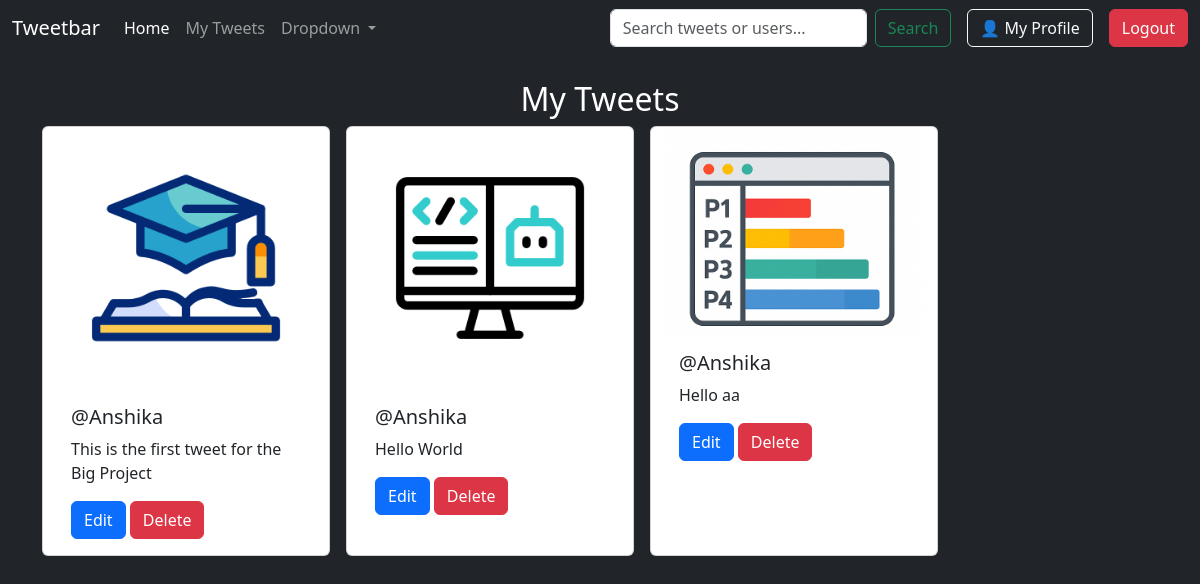
Screenshot of /my-tweets/ (signed in) with the database file from the repository.
### tweet/models.py (models this page shows, shortened)
class Tweet(models.Model):
    user = models.ForeignKey(User, on_delete=models.CASCADE)
    text = models.TextField(max_length = 240)
    photo = models.ImageField(upload_to='photos/', blank=True, null=True)
    created_at = models.DateTimeField(auto_now_add=True)
    updated_at = models.DateTimeField(auto_now=True)

### tweet/views.py (the view)
# urls.py: path('my-tweets/', views.my_tweets, name='my_tweets'),
@login_required
def my_tweets(request):
    tweets = Tweet.objects.filter(user=request.user).order_by('created_at')
    return render(request, 'my_tweets.html', {'tweets': tweets})

### tweet/templates/my_tweets.html (shortened to what this page needs)
{% extends "layout.html" %}
{% block content %}
<h2 class="text-center text-white mt-4">My Tweets</h2>
{% if tweets %}
<div class="container row gap-3">
    {% for tweet in tweets %}
    <div class="card" style="width: 18rem;">
        {% if tweet.photo %}
        <img src="{{ tweet.photo.url }}" class="img-fluid" alt="Tweet Image">
        {% endif %}
        <div class="card-body">
            <h5 class="card-title">@{{ tweet.user.username }}</h5>
            <p class="card-text">{{ tweet.text }}</p>
            <a href="{% url 'tweet_edit' tweet.id %}" class="btn btn-primary">Edit</a>
            <a href="{% url 'tweet_delete' tweet.id %}" class="btn btn-danger">Delete</a>
        </div>
    </div>
    {% endfor %}
</div>
{% else %}
    <h5 class="text-center text-warning mt-4">You haven't posted any tweets yet.</h5>
{% endif %}
{% endblock %}

### rows the page displays
Tweet: photo (picture), user.username "Anshika", text "This is the first tweet for the Big Project"
Tweet: photo (picture), user.username "Anshika", text "Hello World"
Tweet: photo (picture), user.username "Anshika", text "Hello aa"
